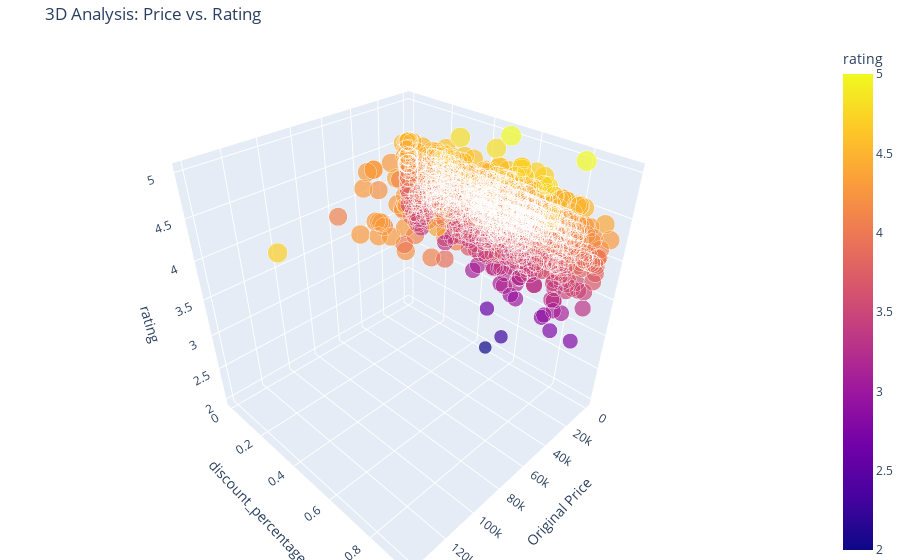

Notebook code for this chart:
### Code cell
import plotly.express as px

# 3D Scatter Plot 생성
fig = px.scatter_3d(
    df, 
    x='actual_price', 
    y='discount_percentage', 
    z='rating', 
    color='rating',           # 평점에 따라 색상 변경
    size='rating',      # 리뷰 수가 많을수록 점을 크게 표시
    opacity=0.7,
    labels={'actual_price': 'Original Price', 'discount_percentage': 'discount_percentage', 'rating': 'rating'},
    title='3D Analysis: Price vs. Rating'
)

# 레이아웃 설정 (차트가 너무 작지 않게)
fig.update_layout(margin=dict(l=0, r=0, b=0, t=40))
fig.show()

### Figure 1 — Plotly figure (JSON) as saved in the notebook; plotly's stock layout.template omitted (floating-point values rounded to 4 significant figures; data arrays with more than 128 entries replaced by an {"elided": "..."} marker saying what was removed)
{"data": [{"hovertemplate": "Original Price=%{x}<br>discount_percentage=%{y}<br>rating=%{marker.color}<extra></extra>", "legendgroup": "", "marker": {"color": {"elided": "1455 float values"}, "coloraxis": "coloraxis", "opacity": 0.7, "size": {"elided": "1455 float values"}, "sizemode": "area", "sizeref": 0.0125, "symbol": "circle"}, "mode": "markers", "name": "", "scene": "scene", "showlegend": false, "type": "scatter3d", "x": {"elided": "1455 float values"}, "y": {"elided": "1455 float values"}, "z": {"elided": "1455 float values"}}], "layout": {"coloraxis": {"colorbar": {"title": {"text": "rating"}}, "colorscale": [[0, "#0d0887"], [0.1111, "#46039f"], [0.2222, "#7201a8"], [0.3333, "#9c179e"], [0.4444, "#bd3786"], [0.5556, "#d8576b"], [0.6667, "#ed7953"], [0.7778, "#fb9f3a"], [0.8889, "#fdca26"], [1, "#f0f921"]]}, "legend": {"itemsizing": "constant", "tracegroupgap": 0}, "margin": {"b": 0, "l": 0, "r": 0, "t": 40}, "scene": {"domain": {"x": [0, 1], "y": [0, 1]}, "xaxis": {"title": {"text": "Original Price"}}, "yaxis": {"title": {"text": "discount_percentage"}}, "zaxis": {"title": {"text": "rating"}}}, "title": {"text": "3D Analysis: Price vs. Rating"}}}
